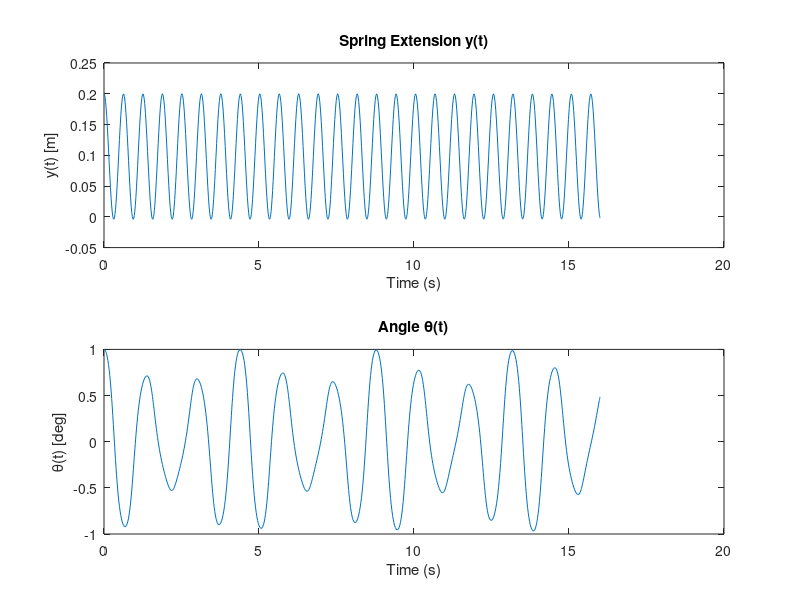

Here is the MATLAB script that generated this plot:
function swinging_spring()
    % Parameters
    g = 9.8;
    m = 1;
    k = 100;
    Ln = 0.5;

    % Initial conditions:
    % y, dy/dt, theta, dtheta/dt 
    y0 = 0.2;
    dy0 = 0;
    theta0 = deg2rad(1);  % convert to radians
    dtheta0 = 0;

    % Initial state vector
    init = [y0; dy0; theta0; dtheta0];

    % Time span
    tspan = [0 16];

    % Solve ODEs
    [t, Y] = ode45(@(t, Y) odefun(t, Y, g, m, k, Ln), tspan, init);

    % Extract solutions
    y = Y(:,1);
    theta = rad2deg(Y(:,3)); % convert back to degrees for interpretability

    % Plot
    figure;
    subplot(2,1,1)
    plot(t, y)
    xlabel('Time (s)')
    ylabel('y(t) [m]')
    title('Spring Extension y(t)')

    subplot(2,1,2)
    plot(t, theta)
    xlabel('Time (s)')
    ylabel('\theta(t) [deg]')
    title('Angle \theta(t)')
end

function dY = odefun(~, Y, g, m, k, Ln)
    y = Y(1); dy = Y(2); theta = Y(3); dtheta = Y(4);

    ddy = g * cos(theta) + (Ln + y) * dtheta^2 - k * y / m;
    ddtheta = (-g * sin(theta) - 2 * dy * dtheta) / (Ln + y);

    dY = [dy; ddy; dtheta; ddtheta];
end
